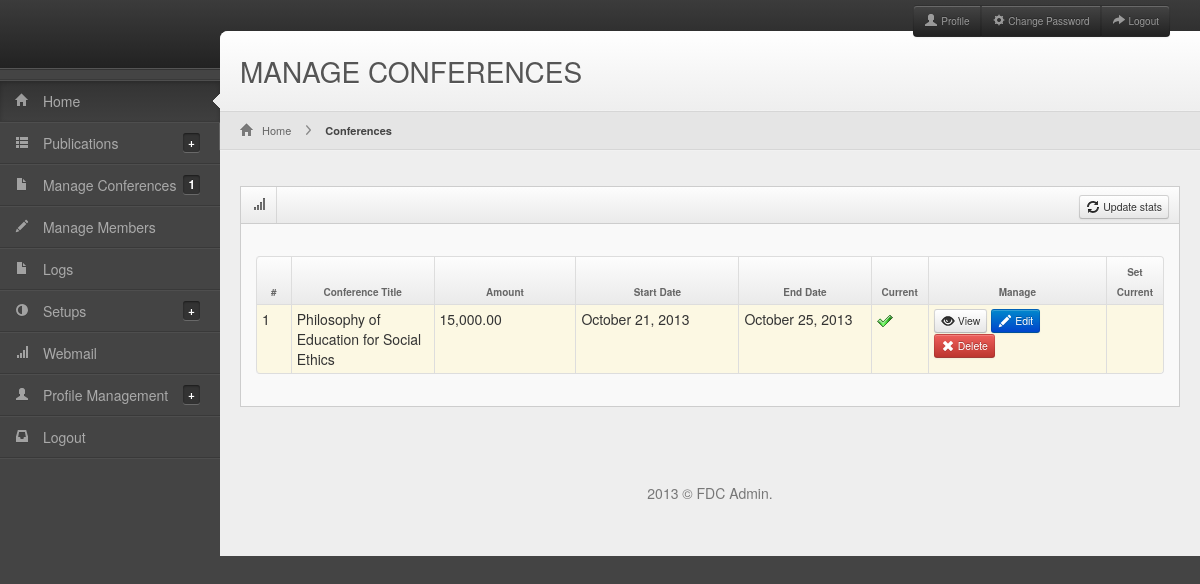
The page /admin/manageconferences.php (signed in) on the database its author committed.
### tables this page shows
CREATE TABLE IF NOT EXISTS `conferences` (
  `conference_id` int(4) NOT NULL AUTO_INCREMENT,
  `conference_code` char(15) DEFAULT NULL,
  `conference_title` varchar(200) DEFAULT NULL,
  `start_date` varchar(20) DEFAULT NULL COMMENT 'day, month and year',
  `end_date` varchar(20) DEFAULT NULL COMMENT 'day, month and year',
  `time` varchar(20) NOT NULL,
  `logo` varchar(100) NOT NULL,
  `conference_chairman` varchar(100) NOT NULL,
  `chairman_position` varchar(100) NOT NULL,
  `venue` text,
  `amount_charged` decimal(10,0) DEFAULT NULL,
  `date_added` varchar(20) DEFAULT NULL,
  `date_updated` varchar(20) DEFAULT NULL,
  `added_by` int(3) NOT NULL,
  `current` int(1) NOT NULL,
  PRIMARY KEY (`conference_id`),
  UNIQUE KEY `conference_code` (`conference_code`)
);

### classes/Database.php (called while the page is built, shortened)
<?php
class Database
{
    function  __construct()
    {
        $hostname_login = "localhost";
        $database_login = "thinkitr_fdcdb";
        $username_login = "root";
        $password_login = "";
        $this->conn = mysql_connect($hostname_login, $username_login, $password_login)
                or die(mysql_error());
    }
    public function fetchRows($query)
    {
        $rs = array();
        $res=  mysql_query($query) or die(mysql_error());
        while($row = mysql_fetch_assoc($res))
            array_push($rs,$row);
        return $rs;
    }
    public function getWhere($table,$condition=null,$order_by=null){
        $query = "SELECT * FROM $table ";
        if(count($order_by)>0){
            $query.=" ORDER BY ";
        }
        $i=0;
        foreach ($order_by as $key => $value){
            $query.=" $key $value ";
        }
        return $this->fetchRows($query);
    }
}
?>

### classes/Conference.php (called while the page is built, shortened)
<?php
require_once 'Database.php';
require_once 'Utilities.php';
class Conference
{
    private $db;
    public function __construct()
    {
        $this->db = new Database();
    }
    public function getConferences(){
        return $this->db->getWhere(CONFERENCES,null,array(START_DATE=>"ASC"));
    }
}
?>

### classes/Utilities.php (called while the page is built, shortened)
<?php
require_once 'Database.php';
class Utilities
{
    function getFriendlyDate($timeStamp){
        return date("F j,  Y",$timeStamp);
    }
}
?>

### admin/manageconferences.php (the view, shortened to what this page needs)
<?php
require_once '../classes/Database.php';
require_once '../classes/Conference.php';
require_once '../classes/Utilities.php';
$conference = new Conference();
$util = new Utilities();
$conferences = $conference->getConferences();
?>
<!DOCTYPE html>
<html lang="en">
<head>
		<link rel="stylesheet" href="css/bootstrap.min.css" />
		<link rel="stylesheet" href="css/bootstrap-responsive.min.css" />
		<link rel="stylesheet" href="css/fullcalendar.css" />
		<link rel="stylesheet" href="css/unicorn.main.css" />
		<link rel="stylesheet" href="css/unicorn.grey.css" class="skin-color" />
	</head>
	<body>
		<?php require_once 'included_file.php';?>
		<div id="content">
	  <div id="content-header">
				<h1>MANAGE CONFERENCES</h1>
			</div>
			<div id="breadcrumb">
				<a href="#" title="Go to Home" class="tip-bottom"><i class="icon-home"></i> Home</a>
				<a href="#" class="current">Conferences</a>
			</div>
			<div class="container-fluid">
			  <div class="row-fluid">
			  <div class="span12">
			    <div class="widget-box">
	    <div class="widget-title"><span class="icon"><i class="icon-signal"></i></span>
	      <h5>&nbsp;</h5><div class="buttons"><a href="#" class="btn btn-mini"><i class="icon-refresh"></i> Update stats</a></div></div>
							<div class="widget-content">
                                	 <div class="row-fluid">
              <div class="span12">
                <div class="widget">
                  <div class="widget-body">
                    <div id="dt_example" class="example_alt_pagination">
                      <table class="table table-condensed table-striped table-hover table-bordered pull-left" id="data-table">
                        <thead>
                          <tr>
                          	<th width="4%">#</th>
                            <th width="18%" style="width:17%">
                              Conference Title
                            </th>
                            <th width="18%" style="width:17%">
                              Amount</th>
                            <th width="21%" style="width:20%">
                              Start Date</th>
                            <th width="17%" class="hidden-phone" style="width:16%">
                              End Date</th>
                            <th>
                                Current
                            </th>
                            <th width="22%">
                            	Manage
                            </th>
                            <th>
                                Set Current
                            </th>
                          </tr>
                        </thead>
                        <tbody>
                            <?php
                                $i=0;
                                foreach($conferences as $con){
                             ?>
                            <tr class="<?php echo $i%2==0?"gradeX warning":"gradeC"; ?>">
                                <td><?php echo $i+1; ?></td>
                                <td><?php echo $con[CONFERENCE_TITLE]; ?></td>
                                <td><?php echo number_format($con[AMOUNT_CHARGED],2); ?></td>
                                <td><?php echo $util->getFriendlyDate($con[START_DATE]); ?></td>
                                <td class="hidden-phone"><?php echo $util->getFriendlyDate($con[END_DATE]); ?></td>
                                <td class="hidden-phone"><?php echo $con[CURRENT]=='1'?"<img src='../images/apply.png' />":""; ?></td>
                                <td class="hidden-phone">
                                    <p>
                                        <a target="_blank" href="../conference.php?id=<?php echo $con[CONFERENCE_CODE]; ?>"><button class="btn btn-mini"><i class="icon-eye-open"></i> View</button></a>
                                        <a href="editconference.php?id=<?php echo $con[CONFERENCE_CODE]; ?>"><button class="btn btn-primary btn-mini"><i class="icon-pencil icon-white"></i> Edit</button></a>
                                        <a href="toggleconference.php?action=delete&id=<?php echo $con[CONFERENCE_CODE]; ?>" onclick="return validateDeletion();" ><button  class="btn btn-danger btn-mini"><i class="icon-remove icon-white"></i> Delete</button></a>
                                </p>
                                </td>
                                <td class="hidden-phone">
                                </td>
                          </tr>
                            <?php
                                $i++;
                                }
                            ?>
                        </tbody>
                      </table>
                    </div>
                  </div>
                </div>
              </div>
            </div>
							</div>
						</div>
					</div>
				</div>
				<div class="row-fluid">
					<div class="span6"></div>
					<div class="span6"></div>
				</div>
				<div class="row-fluid">
					<div class="span12"></div>
				</div>
				<?php require_once 'footer.php'; ?>
			</div>
		</div>
	</body>
</html>

### admin/css/unicorn.main.css (style rules this page uses)
* { outline:none !important; -moz-outline: none !important; }
body { overflow-x: hidden; margin-top: -9px; }
#content { background: none repeat scroll 0 0 #eeeeee; margin-left: 220px; margin-right: 0; padding-bottom: 25px; position: relative; min-height: 500px; width: auto; border-top-left-radius: 8px; }
#content-header { background-image: -webkit-gradient(linear, 0 0%, 0 100%, from(#FFFFFF), to(#EEEEEE)); background-image: -webkit-linear-gradient(top, #FFFFFF 0%, #EEEEEE 100%); background-image: -moz-linear-gradient(top, #FFFFFF 0%, #EEEEEE 100%); background-image: -ms-linear-gradient(top, #FFFFFF 0%, #EEEEEE 100%); background-image: -o-linear-gradient(top, #FFFFFF 0%, #EEEEEE 100%); background-image: linear-gradient(top, #FFFFFF 0%, #EEEEEE 100%); border-top-left-radius: 8px; height: 80px; position: abslute; width: 100%; margin-top: -38px; z-index: 20; }
#content-header h1 { color: #555555; font-size: 28px; font-weight: normal; float: left; text-shadow: 0 1px 0 #ffffff; margin-left: 20px; position: absolute; }
#content-header h1, #content-header .btn-group { margin-top: 20px; }
.container-fluid .row-fluid:first-child { margin-top: 20px; }
#breadcrumb { background-color: #e5e5e5; box-shadow: 0 0 1px #ffffff; border-top: 1px solid #d6d6d6; border-bottom: 1px solid #d6d6d6; padding-left: 10px; }
#breadcrumb a { padding: 8px 20px 8px 10px; display: inline-block; background-image: url('../img/breadcrumb.png'); background-position: center right; background-repeat: no-repeat; font-size: 11px; color: #666666; }
#breadcrumb a:last-child { background-image:none; }
#breadcrumb a.current { font-weight: bold; color: #444444; }
#breadcrumb a i { margin-right: 5px; opacity: .6; }
.widget-box { background: none repeat scroll 0 0 #F9F9F9; border-top: 1px solid #CDCDCD; border-left: 1px solid #CDCDCD; border-right: 1px solid #CDCDCD; clear: both; margin-top: 16px; margin-bottom: 16px; position: relative; }
.widget-title, .modal-header, .table th, div.dataTables_wrapper .ui-widget-header { background-color: #efefef; background-image: -webkit-gradient(linear, 0 0%, 0 100%, from(#fdfdfd), to(#eaeaea)); background-image: -webkit-linear-gradient(top, #fdfdfd 0%, #eaeaea 100%); background-image: -moz-linear-gradient(top, #fdfdfd 0%, #eaeaea 100%); background-image: -ms-linear-gradient(top, #fdfdfd 0%, #eaeaea 100%); background-image: -o-linear-gradient(top, #fdfdfd 0%, #eaeaea 100%); background-image: -linear-gradient(top, #fdfdfd 0%, #eaeaea 100%); filter: progid:DXImageTransform.Microsoft.gradient( startColorstr='#fdfdfd', endColorstr='#eaeaea',GradientType=0 ); border-bottom: 1px solid #CDCDCD; height: 36px; }
.widget-title span.icon { border-right: 1px solid #cdcdcd; padding: 9px 10px 7px 11px; float: left; opacity: .7; }
.widget-title h5 { color: #666666; text-shadow: 0 1px 0 #ffffff; float: left; font-size: 12px; font-weight: bold; padding: 12px; line-height: 12px; margin: 0; }
.widget-title .buttons { float: right; margin: 8px 10px 0 0; }
.widget-content { padding: 12px 15px; border-bottom: 1px solid #cdcdcd; }
.table th { height: auto; font-size: 10px; padding: 5px 10px 2px; border-bottom: 0; text-align: center; color: #666666; }

### admin/css/unicorn.grey.css (style rules this page uses)
body { background-color: #444444; }

### rows shown on the page
conferences: conference_title "Philosophy of Education for Social Ethics", amount_charged "15,000.00", start_date "October 21, 2013", end_date "October 25, 2013", current 1 (drawn)

### other values the page prints
count($conferences) "1"
